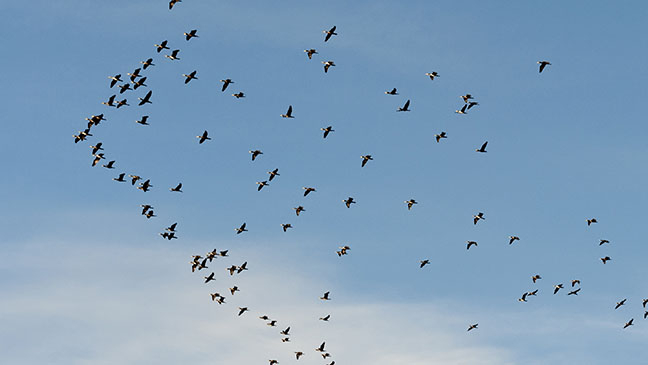
#> input picture bird_test.jpg, 648 x 365 px, found by its file name
$ jupyter execute lab4-2_bird_count.ipynb
#> lines starting #> are read from the running program, lines starting #| are printed output that depends on the picture; after the words box and inside, x2 and y2 are one past the last pixel; in counts of white or black regions, pixels touching at a corner belong together
# Bird count

[cell 1]
import cv2
import matplotlib.pyplot as plt
import numpy as np

src= cv2.imread("bird_test.jpg",0)
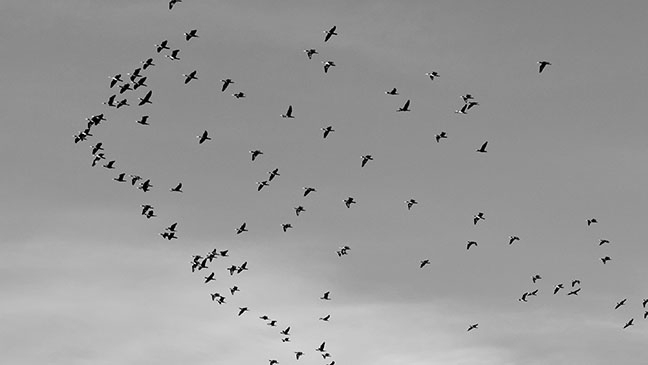
#> src: shape (365, 648); min 0, max 255, mean 153.8

plt.figure(figsize=(6,5))
plt.imshow(src, cmap = 'gray')
plt.title('Original Image')
plt.show()

# Blurring

[cell 2]
mask_size = 5
mask = np.ones((mask_size,mask_size),np.float32)/(mask_size**2)
image_blurred = cv2.filter2D(src,-1,mask)
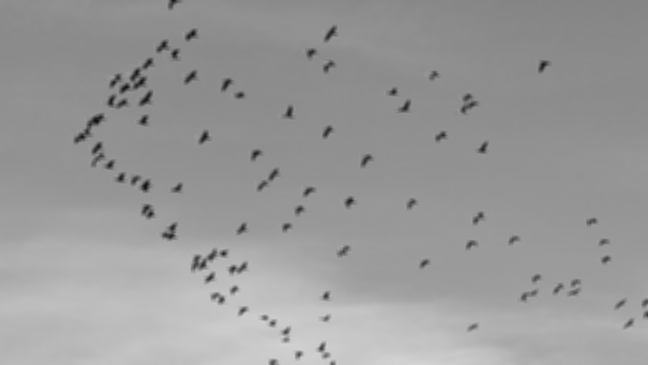
#> image_blurred: shape (365, 648); min 15, max 211, mean 153.8

plt.figure(figsize=(6,5))
plt.imshow(image_blurred, cmap = 'gray')
plt.title('Blurred Image')
plt.show()

# Thresholding

[cell 3]
image_blurred = cv2.filter2D(src,-1,mask)
ret, image_thresh = cv2.threshold(image_blurred, 100, 255, cv2.THRESH_BINARY_INV) # 배경 검정, 대상 흰색
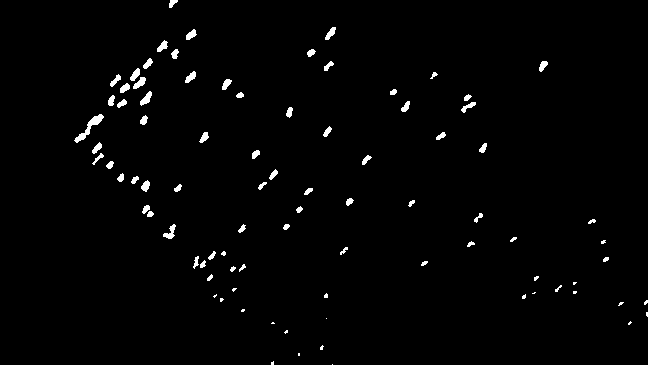
#> image_thresh: shape (365, 648); 1.5% white; 88 white regions (23 under 20 px), largest, box (x1, y1, x2, y2) and area: (74, 114, 104, 143) 220, (140, 91, 152, 106) 91, (163, 224, 176, 239) 91

plt.figure(figsize=(6,5))
plt.imshow(image_thresh, cmap = 'gray')
plt.title('Threshold')
plt.show()

# open

[cell 4]
mask_size = 3
mask = np.ones((mask_size,mask_size))
image_open = cv2.morphologyEx(image_thresh, cv2.MORPH_OPEN, mask , iterations= 1)
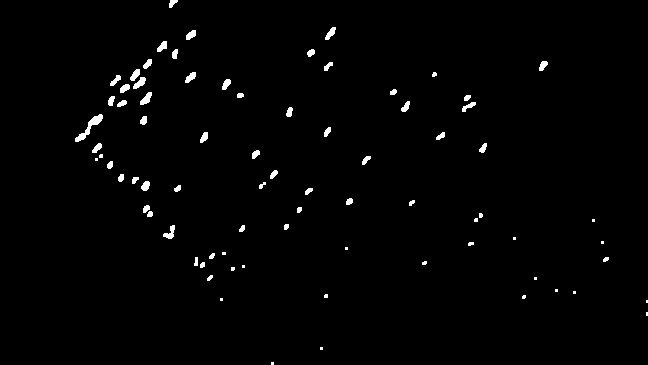
#> image_open: shape (365, 648); 1.3% white; 78 white regions (22 under 20 px), largest, box (x1, y1, x2, y2) and area: (75, 114, 103, 142) 213, (140, 92, 152, 105) 88, (133, 77, 146, 89) 85

plt.figure(figsize=(6,5))
plt.imshow(image_open, cmap = 'gray')
plt.title('MORPH_open')
plt.show()

[cell 5]
dst = image_open
import numpy as np

def count_objects(image, background_color):
#> called with background_color = 0
    H, W = image.shape[:2]
#> H = 365; W = 648
    counted = np.zeros_like(image)
    cnt = 0
    stack = []

    def is_background(pixel):
        return pixel == background_color

    def is_out_of_bound(h, w):
        return h < 0 or h >= H or w < 0 or w >= W

    for h in range(H):
        for w in range(W):
            pixel = image[h, w]
            if is_background(pixel):
                continue
            if counted[h, w] > 0:
                continue

            stack.append((h, w))
            while stack:
                curr_h, curr_w = stack.pop()
                if counted[curr_h, curr_w] > 0:
                    continue
                counted[curr_h, curr_w] = 1
                neighbors = [(curr_h + dh, curr_w + dw) for dh in range(-1, 2) for dw in range(-1, 2)]
                for nh, nw in neighbors:
                    if is_out_of_bound(nh, nw):
                        continue
                    if counted[nh, nw] > 0:
                        continue
                    if is_background(image[nh, nw]):
                        continue
                    stack.append((nh, nw))
            cnt += 1
#> after the loop, cnt = 78; stack = []

    print("Number of objects:", cnt)
#| Number of objects: 78
    print("Counted matrix:")
    print(counted)
#> (printed output is left out)

[cell 6]
background_color = 0  # 배경이 0일때 검정일때
count_objects(image_open, background_color)

[cell 7]
def cnt_obj(image):
    H, W = image.shape[:2]
#> H = 365; W = 648
    counted = np.zeros_like(image)
    cnt = 0
    pixels_to_check = []

    for h in range(H):
        for w in range(W):
            pixel = image[h, w]
            if pixel == 255:  # 픽셀이 obj이면
                if counted[h, w] > 0:
                    continue
                else:
                    pixels_to_check.append([h, w])
                    while pixels_to_check:
                        obj_h, obj_w = pixels_to_check.pop(0)

                        if counted[obj_h, obj_w] > 0:
                            continue
                        counted[obj_h, obj_w] = 1
                        for i in range(-1, 2):
                            for j in range(-1, 2):
                                try:
                                    neighbor_pixel = image[obj_h + i, obj_w + j]
                                except IndexError:
                                    continue
                                if counted[obj_h + i, obj_w + j] > 0:
                                    continue
                                if neighbor_pixel == 0:
                                    continue
                                pixels_to_check.append([obj_h + i, obj_w + j])
                    cnt += 1
#> after the loop, cnt = 78; pixels_to_check = []

    print("Number of objects:", cnt)
#| Number of objects: 78
    print("Counted matrix:")
    print(counted)
#> (printed output is left out)
